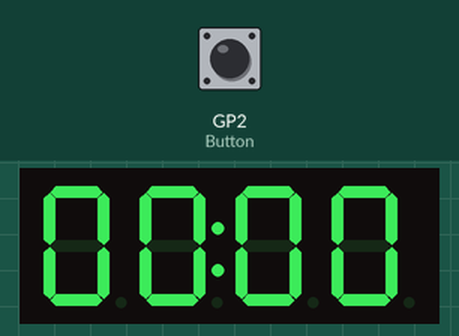
Recording of a program running on a simulated Raspberry Pi Pico running MicroPython. On the bench: 4-digit seven-segment display. The inputs (shaded band) are chosen by the test bench; at power-on: GP2 (Button) LOW.

Above: at 1.2 s.
1.3 s: GP2 (Button) pulled HIGH for 0.15 s
At 3.1 s:
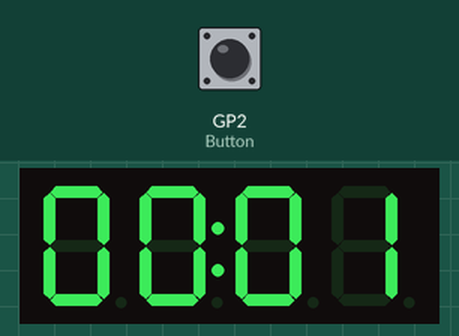
At 4.1 s:
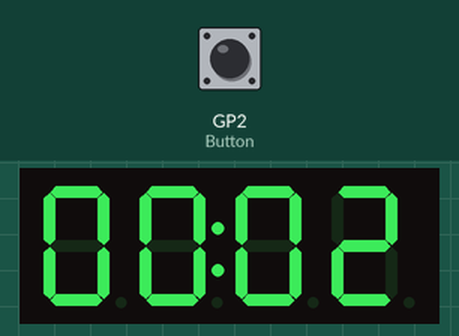
Timing chart, 0 to 5.6 s (numbered marks = the images above; inputs shaded):
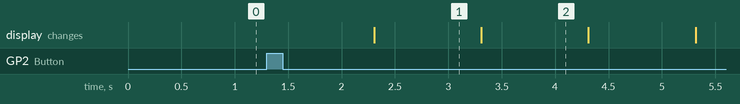

The program:

main.py
```python
from machine import Pin
import time
import tm1637

tm = tm1637.TM1637(clk=Pin(1), dio=Pin(0))
Button = Pin(2, Pin.IN)

a = 0
b = 0

tm.numbers(a,b)

while True:
    if Button.value() == 1:
        while True:
            tm.numbers(a,b)
            b = b+1
            if b > 59:
                b = 0
                a = a+1
            time.sleep(1)
```

Measured:
- after the input at 1.3 s, the display: changes after 1.0 s (image 1)
- what the display in image 1 shows lasts 1.0 s, from 2.3 s to 3.3 s
